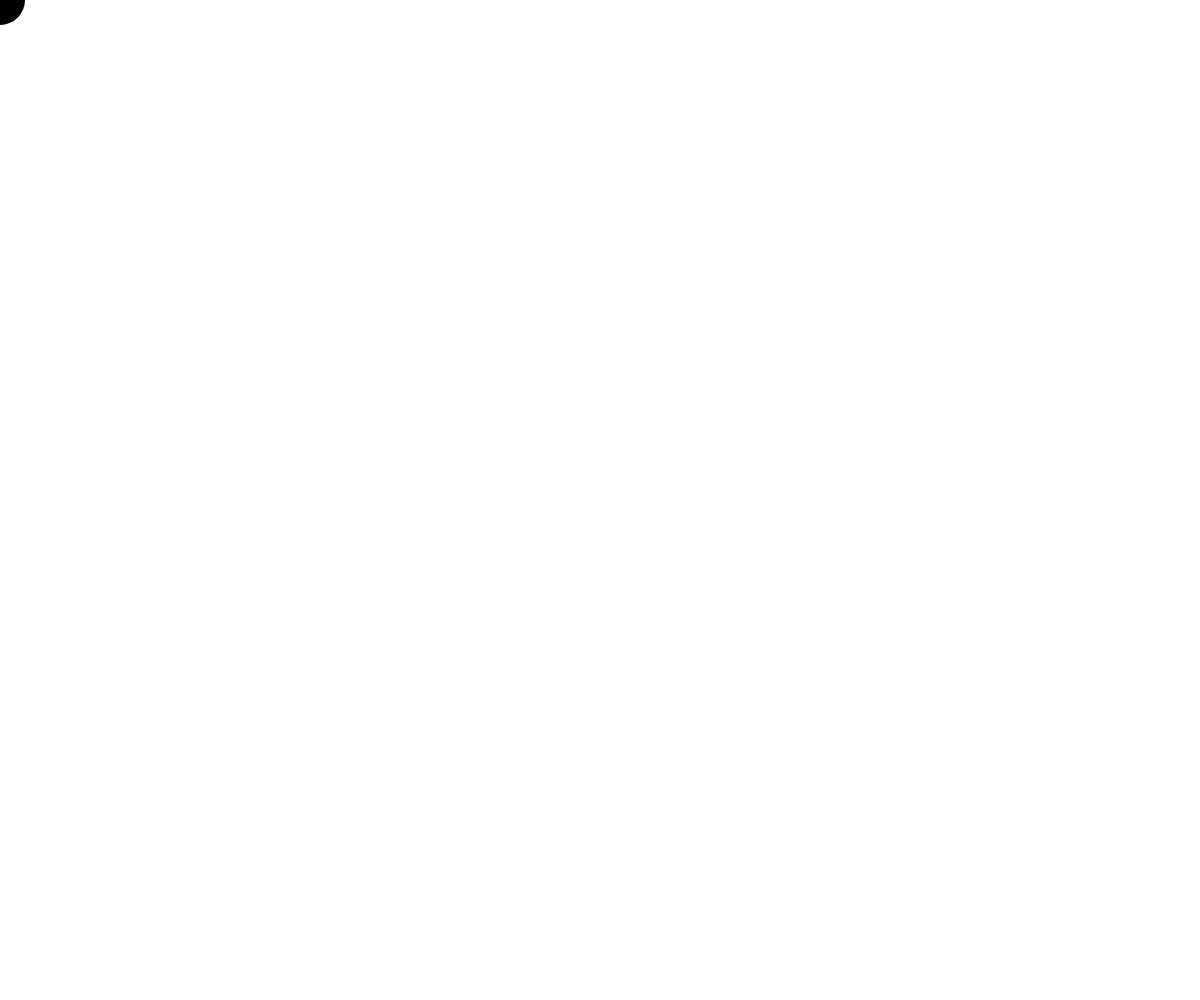
Frame 1 (no input)
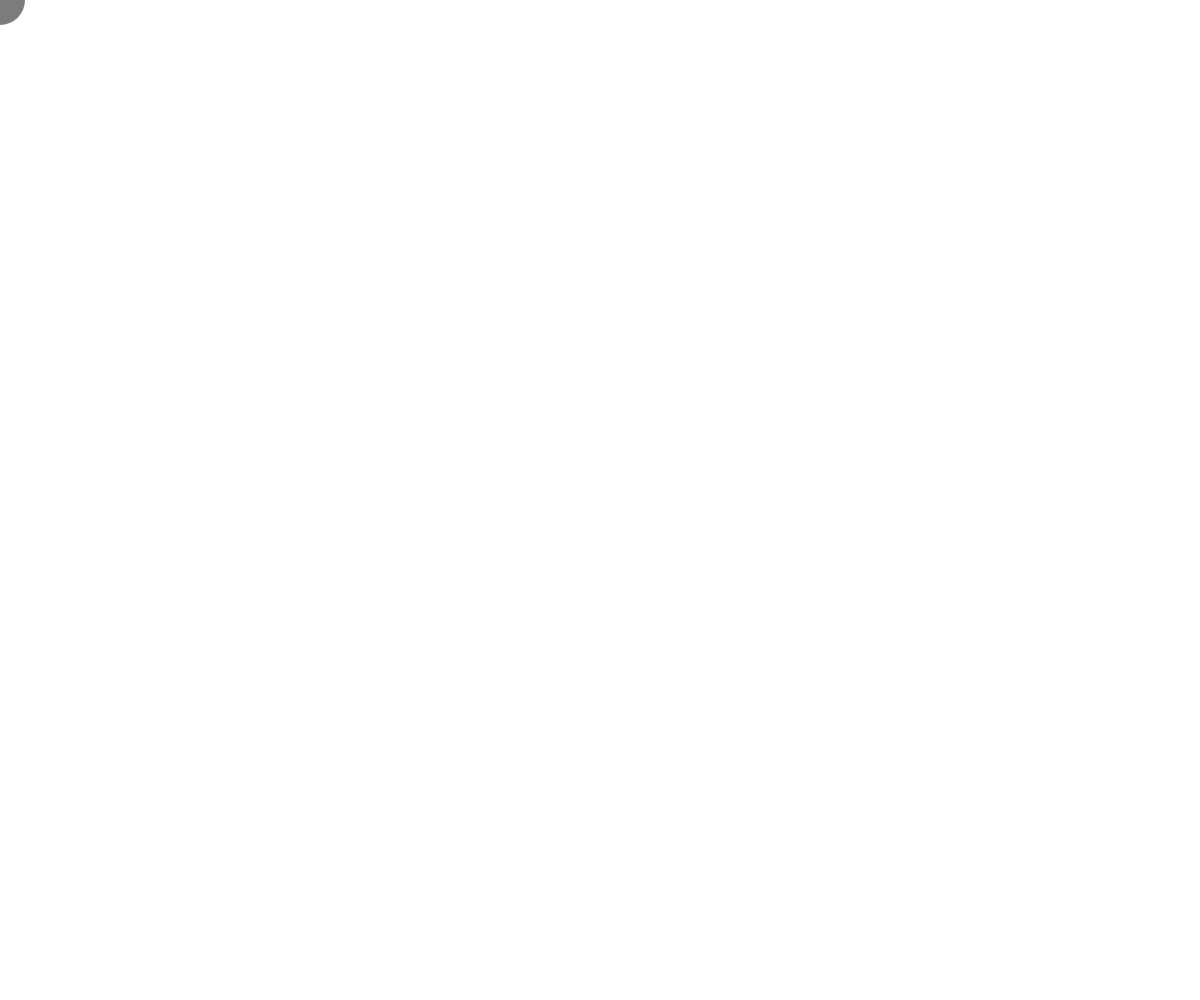
Frame 60 (no input)
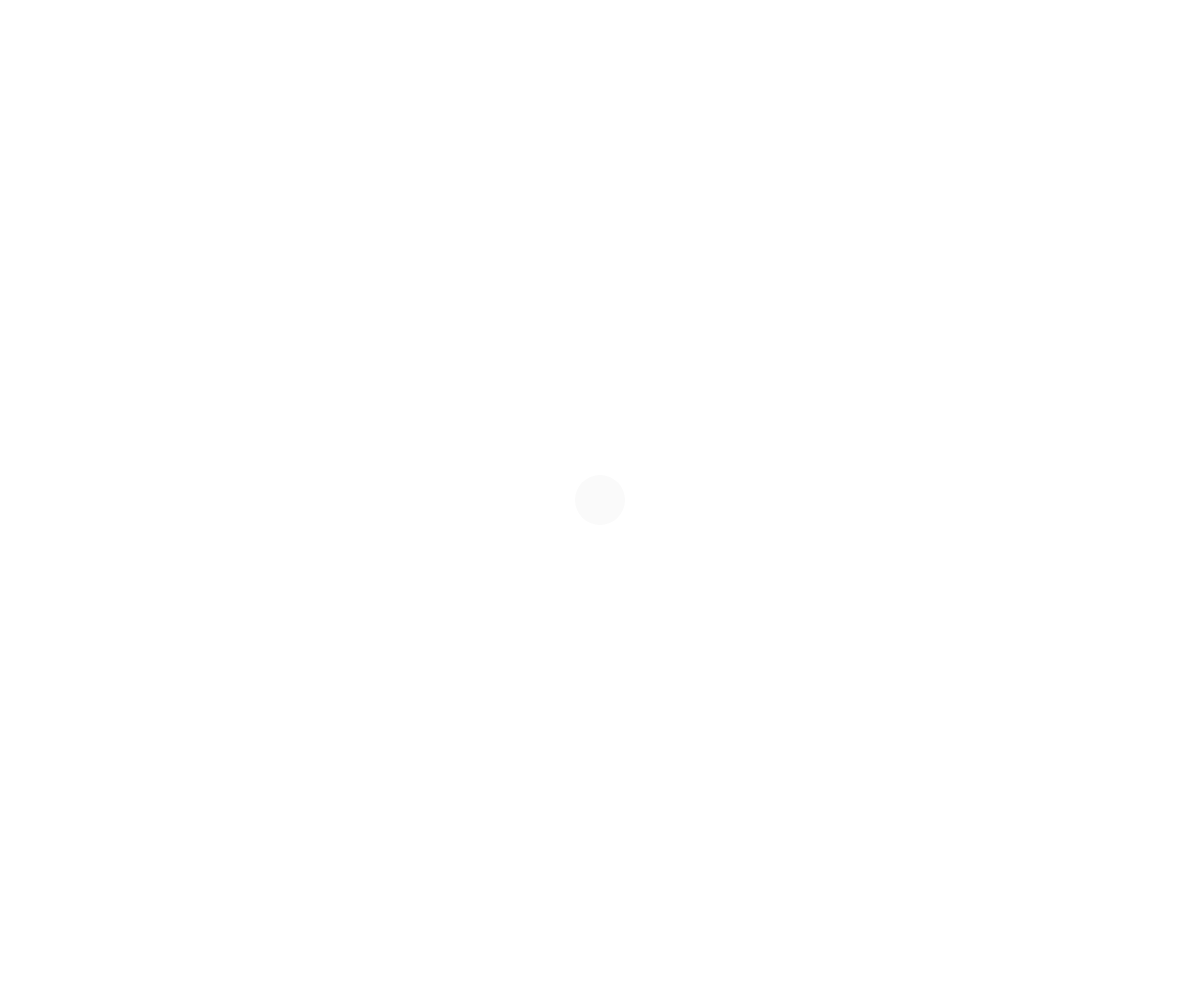
Frame 120 (the mouse pressed at the canvas centre since frame 60)

The p5.js sketch that drew these frames (run headless with seeded random() and noise() and a simulated clock; from frame 60 on, the mouse is pressed at the canvas centre):

// p5.js sketch
// ── sketch.js
function setup() {
  createCanvas(windowWidth, windowHeight);
  pixelDensity(1);
}

let n = 0;
function draw() {
  clear();
  fill(n);
  noStroke();
  circle(mouseX, mouseY, 50);
  n += 2.1;
  if (n >= 255) {
    n -= 255;
  }
}
